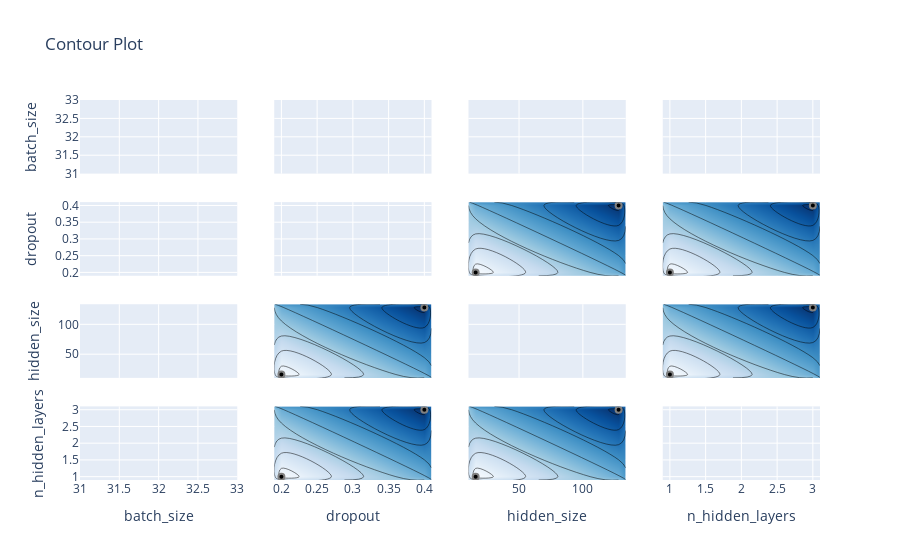

The code cell stored with this chart in its notebook:
### Code cell
# plots parameter interactive chart from we can choose which hyperparameter space has to explore
optuna.visualization.plot_contour(study)

### Figure 1 — Plotly figure (JSON) as saved in the notebook; plotly's stock layout.template omitted (floating-point values rounded to 4 significant figures)
{"data": [{"type": "scatter", "xaxis": "x", "yaxis": "y"}, {"showscale": true, "type": "contour", "xaxis": "x5", "yaxis": "y5"}, {"type": "scatter", "xaxis": "x5", "yaxis": "y5"}, {"showscale": false, "type": "contour", "xaxis": "x9", "yaxis": "y9"}, {"type": "scatter", "xaxis": "x9", "yaxis": "y9"}, {"showscale": false, "type": "contour", "xaxis": "x13", "yaxis": "y13"}, {"type": "scatter", "xaxis": "x13", "yaxis": "y13"}, {"showscale": false, "type": "contour", "xaxis": "x2", "yaxis": "y2"}, {"type": "scatter", "xaxis": "x2", "yaxis": "y2"}, {"type": "scatter", "xaxis": "x6", "yaxis": "y6"}, {"colorbar": {"title": {"text": "Objective Value"}}, "colorscale": [[0, "rgb(247,251,255)"], [0.125, "rgb(222,235,247)"], [0.25, "rgb(198,219,239)"], [0.375, "rgb(158,202,225)"], [0.5, "rgb(107,174,214)"], [0.625, "rgb(66,146,198)"], [0.75, "rgb(33,113,181)"], [0.875, "rgb(8,81,156)"], [1, "rgb(8,48,107)"]], "connectgaps": true, "contours": {"coloring": "heatmap"}, "hoverinfo": "none", "line": {"smoothing": 1.3}, "reversescale": false, "showscale": false, "type": "contour", "x": [0.19, 0.2, 0.4, 0.41], "xaxis": "x10", "y": [10.4, 16, 128, 133.6], "yaxis": "y10", "z": [[null, null, null, null], [null, 0.03449, null, null], [null, null, 0.1232, null], [null, null, null, null]]}, {"marker": {"color": "black", "line": {"color": "Gray", "width": 2}}, "mode": "markers", "name": "Feasible Trial", "showlegend": false, "type": "scatter", "x": [0.2, 0.4], "xaxis": "x10", "y": [16, 128], "yaxis": "y10"}, {"colorbar": {"title": {"text": "Objective Value"}}, "colorscale": [[0, "rgb(247,251,255)"], [0.125, "rgb(222,235,247)"], [0.25, "rgb(198,219,239)"], [0.375, "rgb(158,202,225)"], [0.5, "rgb(107,174,214)"], [0.625, "rgb(66,146,198)"], [0.75, "rgb(33,113,181)"], [0.875, "rgb(8,81,156)"], [1, "rgb(8,48,107)"]], "connectgaps": true, "contours": {"coloring": "heatmap"}, "hoverinfo": "none", "line": {"smoothing": 1.3}, "reversescale": false, "showscale": false, "type": "contour", "x": [0.19, 0.2, 0.4, 0.41], "xaxis": "x14", "y": [0.9, 1, 3, 3.1], "yaxis": "y14", "z": [[null, null, null, null], [null, 0.03449, null, null], [null, null, 0.1232, null], [null, null, null, null]]}, {"marker": {"color": "black", "line": {"color": "Gray", "width": 2}}, "mode": "markers", "name": "Feasible Trial", "showlegend": false, "type": "scatter", "x": [0.2, 0.4], "xaxis": "x14", "y": [1, 3], "yaxis": "y14"}, {"showscale": false, "type": "contour", "xaxis": "x3", "yaxis": "y3"}, {"type": "scatter", "xaxis": "x3", "yaxis": "y3"}, {"colorbar": {"title": {"text": "Objective Value"}}, "colorscale": [[0, "rgb(247,251,255)"], [0.125, "rgb(222,235,247)"], [0.25, "rgb(198,219,239)"], [0.375, "rgb(158,202,225)"], [0.5, "rgb(107,174,214)"], [0.625, "rgb(66,146,198)"], [0.75, "rgb(33,113,181)"], [0.875, "rgb(8,81,156)"], [1, "rgb(8,48,107)"]], "connectgaps": true, "contours": {"coloring": "heatmap"}, "hoverinfo": "none", "line": {"smoothing": 1.3}, "reversescale": false, "showscale": false, "type": "contour", "x": [10.4, 16, 128, 133.6], "xaxis": "x7", "y": [0.19, 0.2, 0.4, 0.41], "yaxis": "y7", "z": [[null, null, null, null], [null, 0.03449, null, null], [null, null, 0.1232, null], [null, null, null, null]]}, {"marker": {"color": "black", "line": {"color": "Gray", "width": 2}}, "mode": "markers", "name": "Feasible Trial", "showlegend": false, "type": "scatter", "x": [16, 128], "xaxis": "x7", "y": [0.2, 0.4], "yaxis": "y7"}, {"type": "scatter", "xaxis": "x11", "yaxis": "y11"}, {"colorbar": {"title": {"text": "Objective Value"}}, "colorscale": [[0, "rgb(247,251,255)"], [0.125, "rgb(222,235,247)"], [0.25, "rgb(198,219,239)"], [0.375, "rgb(158,202,225)"], [0.5, "rgb(107,174,214)"], [0.625, "rgb(66,146,198)"], [0.75, "rgb(33,113,181)"], [0.875, "rgb(8,81,156)"], [1, "rgb(8,48,107)"]], "connectgaps": true, "contours": {"coloring": "heatmap"}, "hoverinfo": "none", "line": {"smoothing": 1.3}, "reversescale": false, "showscale": false, "type": "contour", "x": [10.4, 16, 128, 133.6], "xaxis": "x15", "y": [0.9, 1, 3, 3.1], "yaxis": "y15", "z": [[null, null, null, null], [null, 0.03449, null, null], [null, null, 0.1232, null], [null, null, null, null]]}, {"marker": {"color": "black", "line": {"color": "Gray", "width": 2}}, "mode": "markers", "name": "Feasible Trial", "showlegend": false, "type": "scatter", "x": [16, 128], "xaxis": "x15", "y": [1, 3], "yaxis": "y15"}, {"showscale": false, "type": "contour", "xaxis": "x4", "yaxis": "y4"}, {"type": "scatter", "xaxis": "x4", "yaxis": "y4"}, {"colorbar": {"title": {"text": "Objective Value"}}, "colorscale": [[0, "rgb(247,251,255)"], [0.125, "rgb(222,235,247)"], [0.25, "rgb(198,219,239)"], [0.375, "rgb(158,202,225)"], [0.5, "rgb(107,174,214)"], [0.625, "rgb(66,146,198)"], [0.75, "rgb(33,113,181)"], [0.875, "rgb(8,81,156)"], [1, "rgb(8,48,107)"]], "connectgaps": true, "contours": {"coloring": "heatmap"}, "hoverinfo": "none", "line": {"smoothing": 1.3}, "reversescale": false, "showscale": false, "type": "contour", "x": [0.9, 1, 3, 3.1], "xaxis": "x8", "y": [0.19, 0.2, 0.4, 0.41], "yaxis": "y8", "z": [[null, null, null, null], [null, 0.03449, null, null], [null, null, 0.1232, null], [null, null, null, null]]}, {"marker": {"color": "black", "line": {"color": "Gray", "width": 2}}, "mode": "markers", "name": "Feasible Trial", "showlegend": false, "type": "scatter", "x": [1, 3], "xaxis": "x8", "y": [0.2, 0.4], "yaxis": "y8"}, {"colorbar": {"title": {"text": "Objective Value"}}, "colorscale": [[0, "rgb(247,251,255)"], [0.125, "rgb(222,235,247)"], [0.25, "rgb(198,219,239)"], [0.375, "rgb(158,202,225)"], [0.5, "rgb(107,174,214)"], [0.625, "rgb(66,146,198)"], [0.75, "rgb(33,113,181)"], [0.875, "rgb(8,81,156)"], [1, "rgb(8,48,107)"]], "connectgaps": true, "contours": {"coloring": "heatmap"}, "hoverinfo": "none", "line": {"smoothing": 1.3}, "reversescale": false, "showscale": false, "type": "contour", "x": [0.9, 1, 3, 3.1], "xaxis": "x12", "y": [10.4, 16, 128, 133.6], "yaxis": "y12", "z": [[null, null, null, null], [null, 0.03449, null, null], [null, null, 0.1232, null], [null, null, null, null]]}, {"marker": {"color": "black", "line": {"color": "Gray", "width": 2}}, "mode": "markers", "name": "Feasible Trial", "showlegend": false, "type": "scatter", "x": [1, 3], "xaxis": "x12", "y": [16, 128], "yaxis": "y12"}, {"type": "scatter", "xaxis": "x16", "yaxis": "y16"}], "layout": {"title": {"text": "Contour Plot"}, "xaxis": {"anchor": "y", "domain": [0, 0.2125], "matches": "x13", "range": [32, 32], "showticklabels": false}, "xaxis10": {"anchor": "y10", "domain": [0.2625, 0.475], "matches": "x14", "range": [0.19, 0.41], "showticklabels": false}, "xaxis11": {"anchor": "y11", "domain": [0.525, 0.7375], "matches": "x15", "range": [10.4, 133.6], "showticklabels": false}, "xaxis12": {"anchor": "y12", "domain": [0.7875, 1], "matches": "x16", "range": [0.9, 3.1], "showticklabels": false}, "xaxis13": {"anchor": "y13", "domain": [0, 0.2125], "range": [32, 32], "title": {"text": "batch_size"}}, "xaxis14": {"anchor": "y14", "domain": [0.2625, 0.475], "range": [0.19, 0.41], "title": {"text": "dropout"}}, "xaxis15": {"anchor": "y15", "domain": [0.525, 0.7375], "range": [10.4, 133.6], "title": {"text": "hidden_size"}}, "xaxis16": {"anchor": "y16", "domain": [0.7875, 1], "range": [0.9, 3.1], "title": {"text": "n_hidden_layers"}}, "xaxis2": {"anchor": "y2", "domain": [0.2625, 0.475], "matches": "x14", "range": [0.19, 0.41], "showticklabels": false}, "xaxis3": {"anchor": "y3", "domain": [0.525, 0.7375], "matches": "x15", "range": [10.4, 133.6], "showticklabels": false}, "xaxis4": {"anchor": "y4", "domain": [0.7875, 1], "matches": "x16", "range": [0.9, 3.1], "showticklabels": false}, "xaxis5": {"anchor": "y5", "domain": [0, 0.2125], "matches": "x13", "range": [32, 32], "showticklabels": false}, "xaxis6": {"anchor": "y6", "domain": [0.2625, 0.475], "matches": "x14", "range": [0.19, 0.41], "showticklabels": false}, "xaxis7": {"anchor": "y7", "domain": [0.525, 0.7375], "matches": "x15", "range": [10.4, 133.6], "showticklabels": false}, "xaxis8": {"anchor": "y8", "domain": [0.7875, 1], "matches": "x16", "range": [0.9, 3.1], "showticklabels": false}, "xaxis9": {"anchor": "y9", "domain": [0, 0.2125], "matches": "x13", "range": [32, 32], "showticklabels": false}, "yaxis": {"anchor": "x", "domain": [0.8063, 1], "range": [32, 32], "title": {"text": "batch_size"}}, "yaxis10": {"anchor": "x10", "domain": [0.2687, 0.4625], "matches": "y9", "range": [10.4, 133.6], "showticklabels": false}, "yaxis11": {"anchor": "x11", "domain": [0.2687, 0.4625], "matches": "y9", "range": [10.4, 133.6], "showticklabels": false}, "yaxis12": {"anchor": "x12", "domain": [0.2687, 0.4625], "matches": "y9", "range": [10.4, 133.6], "showticklabels": false}, "yaxis13": {"anchor": "x13", "domain": [0, 0.1938], "range": [0.9, 3.1], "title": {"text": "n_hidden_layers"}}, "yaxis14": {"anchor": "x14", "domain": [0, 0.1938], "matches": "y13", "range": [0.9, 3.1], "showticklabels": false}, "yaxis15": {"anchor": "x15", "domain": [0, 0.1938], "matches": "y13", "range": [0.9, 3.1], "showticklabels": false}, "yaxis16": {"anchor": "x16", "domain": [0, 0.1938], "matches": "y13", "range": [0.9, 3.1], "showticklabels": false}, "yaxis2": {"anchor": "x2", "domain": [0.8063, 1], "matches": "y", "range": [32, 32], "showticklabels": false}, "yaxis3": {"anchor": "x3", "domain": [0.8063, 1], "matches": "y", "range": [32, 32], "showticklabels": false}, "yaxis4": {"anchor": "x4", "domain": [0.8063, 1], "matches": "y", "range": [32, 32], "showticklabels": false}, "yaxis5": {"anchor": "x5", "domain": [0.5375, 0.7312], "range": [0.19, 0.41], "title": {"text": "dropout"}}, "yaxis6": {"anchor": "x6", "domain": [0.5375, 0.7312], "matches": "y5", "range": [0.19, 0.41], "showticklabels": false}, "yaxis7": {"anchor": "x7", "domain": [0.5375, 0.7312], "matches": "y5", "range": [0.19, 0.41], "showticklabels": false}, "yaxis8": {"anchor": "x8", "domain": [0.5375, 0.7312], "matches": "y5", "range": [0.19, 0.41], "showticklabels": false}, "yaxis9": {"anchor": "x9", "domain": [0.2687, 0.4625], "range": [10.4, 133.6], "title": {"text": "hidden_size"}}}}
